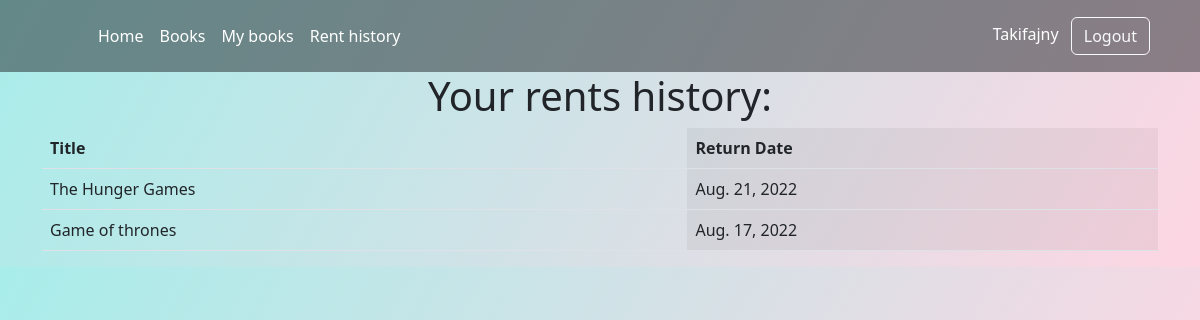
The app's page /rent_history/ (signed in) with its own data.
### base/models.py (models this page shows, shortened)
class Returns(models.Model):
    user = models.ForeignKey(User, on_delete=models.CASCADE)
    book = models.ForeignKey(Book, on_delete=models.CASCADE)
    date = models.DateField(auto_now_add=True)
    class Meta:
        ordering = ['-date']

class Book(models.Model):
    title = models.CharField(max_length=100)
    author = models.CharField(max_length=100)
    publish_year = models.CharField(max_length=30)
    publisher = models.CharField(max_length=100)
    descritpion = models.CharField(max_length=600)
    free = models.BooleanField(null=True, default='True')
    cover = models.ImageField(blank=True, null=True)

### base/views.py (the view)
# urls.py: path('rent_history/', views.returnHistory, name='return-history'),
@login_required(login_url='/login')
def returnHistory(request):
    Return = Returns.objects.filter(user=request.user.id)
    return render(request, 'base/rent_history.html', {'retruns': Return})

### base/templates/base/rent_history.html
{%extends 'base.html'%}
{% block content %}
<div class="container">
    <div class="d-flex align-items-center justify-content-center ">
        <h1>Your rents history:</h1>
    </div>
    <table class="table table-striped-columns">
        <thead>
            <tr>
                <th scope="col">Title</th>
                <th scope="col">Return Date</th>
            </tr>
        </thead>
        <tbody>
            {% for r in retruns %}
            <tr>
                <td>{{r.book.title}}</td>
                <td>{{r.date}}</td>
            </tr>
            {% endfor %}
        </tbody>
    </table>
</div>
{% endblock content %}

### templates/navbar.html (shortened to what this page needs)
{% if request.user.is_staff %}
<header class="p-3 text-bg-dark bg-opacity-50  ">
  <div class="container ">
    <div class="d-flex flex-wrap align-items-center justify-content-center justify-content-lg-start">
      <ul class="nav col-12 col-lg-auto me-lg-auto mb-2 justify-content-center mb-md-0">
        <li><a href="/" class="nav-link px-2 text-white">Home</a></li>
        <li><a href="/books/?page=1" class="nav-link px-2 text-white">Books</a></li>
        <li><a href="/rented" class="nav-link px-2 text-white">Already Rented</a></li>
        <li><a href="/add_book" class="nav-link px-2 text-white">Add Book</a></li>
      </ul>
      <div class="text-end">
        <span class="navbar-text px-2 text-white">{{request.user |capfirst }}</span>
        <a href="/logout"><button type="button" class="btn btn-outline-light me-2" href="/logout">Logout</button></a>
      </div>
    </div>
  </div>
</header>
{% elif request.user.is_authenticated %}
<header class="p-3 text-bg-dark bg-opacity-50 ">
  <div class="container">
    <div class="d-flex flex-wrap align-items-center justify-content-center justify-content-lg-start">
      <a href="/" class="d-flex align-items-center mb-2 mb-lg-0 text-white text-decoration-none">
        <svg class="bi me-2" width="40" height="32" role="img" aria-label="Bootstrap">
          <use xlink:href="#bootstrap"></use>
        </svg>
      </a>
      <ul class="nav col-12 col-lg-auto me-lg-auto mb-2 justify-content-center mb-md-0">
        <li><a href="/" class="nav-link px-2 text-white">Home</a></li>
        <li><a href="/books/?page=1" class="nav-link px-2 text-white">Books</a></li>
        <li><a href="{% url 'my-book' %}" class="nav-link px-2 text-white">My books</a></li>
        <li><a href="{% url 'return-history' %}" class="nav-link px-2 text-white">Rent history</a></li>
      </ul>
      <div class="text-end">
        <div class="text-end">
          <span class="navbar-text px-2 text-white">{{request.user |capfirst }}</span>
          <a href="/logout"><button type="button" class="btn btn-outline-light me-2" href="/logout">Logout</button></a>
        </div>
      </div>
    </div>
  </div>
</header>
{% endif %}

### records on screen
Returns: book "The Hunger Games", date "Aug. 21, 2022"
Returns: book "Game of thrones", date "Aug. 17, 2022"

### other values on screen
{{ request.user |capfirst }} "Takifajny"
